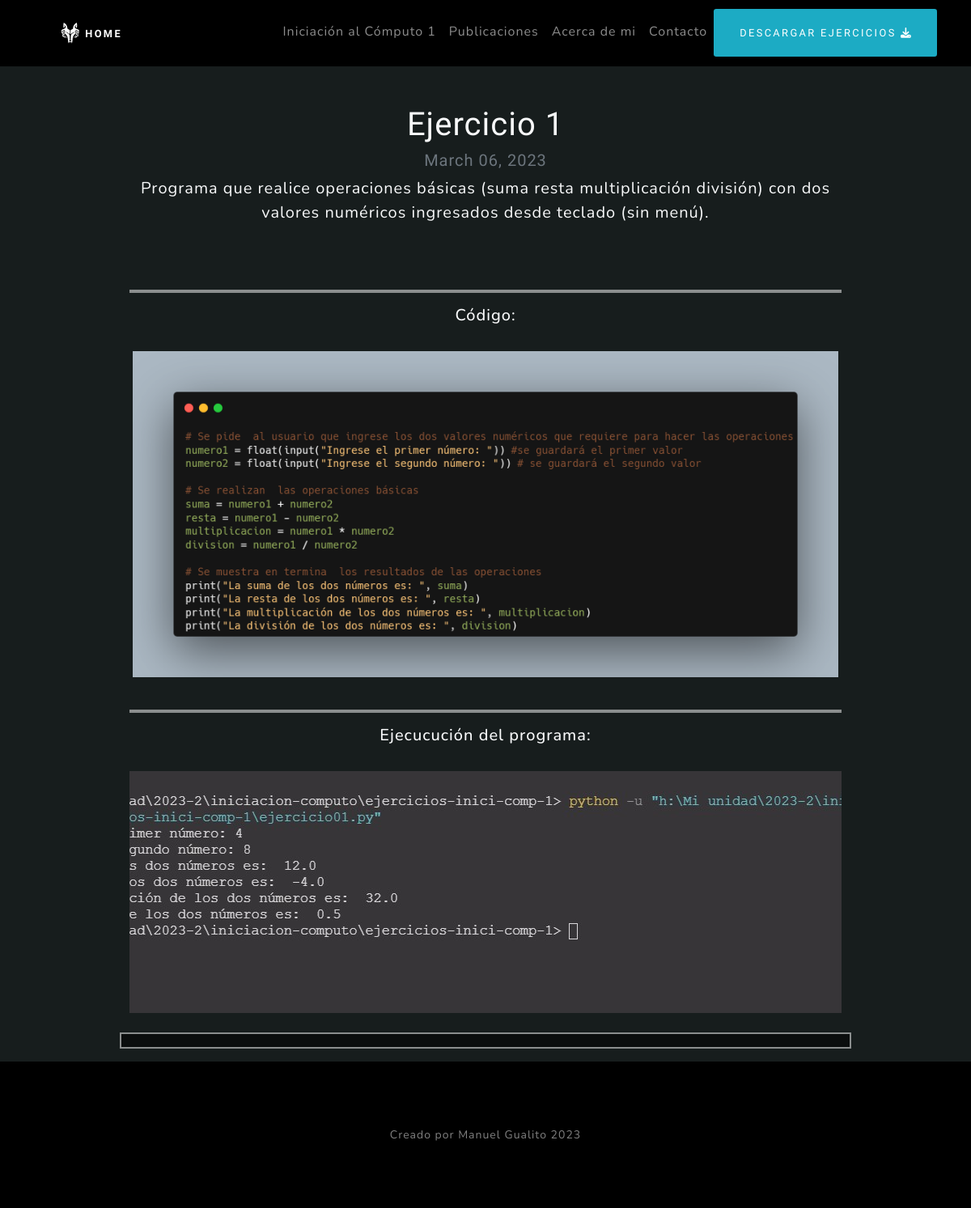
Page /ejercicios/1 on the committed database.
### ejercicios/models.py (models this page shows)
class Ejercicios(models.Model):
    title = models.CharField(max_length=100)
    description = models.TextField()
    image1 = models.ImageField(upload_to='ejercicios/images')
    image2 = models.ImageField(upload_to='ejercicios/images')
    date = models.DateField(datetime.date.today)

### ejercicios/views.py (the view)
# urls.py: path('<int:ejercicio_id>',ejercicio_detail,name = 'ejercicio_detail')
def ejercicio_detail(request, ejercicio_id):
    ejercicio = get_object_or_404(Ejercicios, pk=ejercicio_id)
    return render(request, 'ejercicio_detail.html',{'ejercicio':ejercicio})

### ejercicios/templates/ejercicio_detail.html
{% extends 'layout.html' %}
{% block content %}
<header class="row color-fondo" style="padding-left: 10rem; padding-right: 10rem;">
    <div class="container">
        <div class="row text-center">
            <div class="col-md-12 my-5">
                <h1 class="text-light" style="font-family: 'Varela Round', Roboto, 'Segoe UI';">{{ejercicio.title}}</h1>
                <h2 class="text-light my-2 h5 text-muted" style="font-family: 'Varela Round', Roboto, 'Segoe UI';">{{ejercicio.date|date:'F d, Y'}}</h2>
                <p class="text-light fs-5">{{ejercicio.description|safe}}</p>
            </div>
            <div class="col-md-12">
                <hr class="border border-white border-2 opacity-50">
                <h3 class=" text-light my-2 h5">Código: </h3>
                <img src="{{ejercicio.image1.url}}" alt="{{ejercicio.title}}" class="img-thumbnail-custom py-4"/>
                <hr class="border border-white border-2 opacity-50">
                <h3 class=" text-light my-2 h5">Ejecucución del programa: </h3>
                <img src="{{ejercicio.image2.url}}" alt="{{ejercicio.title}}" class="img-fluid py-4"/>
            </div>
        </div>
    </div>
    <hr class="border border-white border-2 opacity-50 py-2">
</header>
{% endblock %}

### rows in the picture
Ejercicios: title "Ejercicio 1", date "March 06, 2023", description "Programa que realice operaciones básicas (suma resta multiplicación división) con dos valores numéricos ingresados desde teclado (sin menú).", image1 (picture), image2 (picture)
